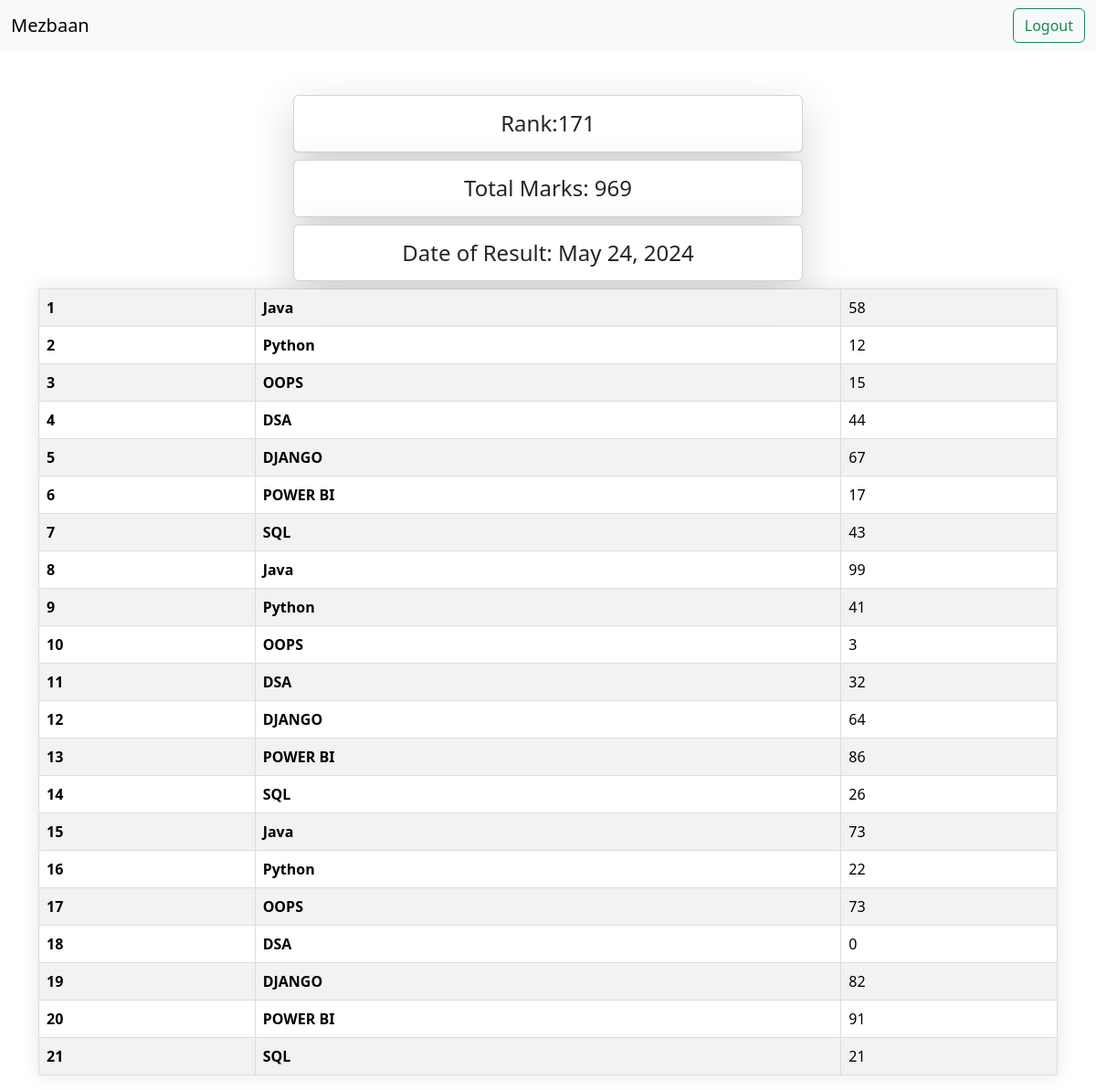
/see_marks/STU-0697, run on the app's committed database.
### vege/models.py (models this page shows, shortened)
class SubjectMarks(models.Model):
  student = models.ForeignKey(Student , related_name="studentmarks", on_delete=models.CASCADE)
  subject = models.ForeignKey(Subject, on_delete=models.CASCADE)
  marks = models.IntegerField()
  class Meta:
    unique_together = ['student', 'subject']

class Student(models.Model):
  department = models.ForeignKey(Department , related_name="depart", on_delete=models.CASCADE)
  student_id = models.OneToOneField(StudentID, related_name="studentid", on_delete=models.CASCADE)
  student_name = models.CharField(max_length=100)
  student_age = models.IntegerField(default=18)
  student_email = models.EmailField(unique=True)
  student_address = models.TextField()
  class Meta:
    ordering = ['student_name']
    verbose_name = 'student'

class ReportCard(models.Model):
  student = models.ForeignKey(Student , related_name="studentreportcard", on_delete=models.CASCADE)
  student_rank = models.IntegerField()
  date_of_reportCard_generation = models.DateField(auto_now_add=True)
  class Meta:
    unique_together = ['student_rank', 'date_of_reportCard_generation']

class Subject(models.Model):
  subject_name = models.CharField(max_length=100)

### vege/views.py (the view)
# urls.py: path('see_marks/<student_id>', see_marks , name = "see_marks"),
def see_marks(request, student_id):
  queryset = SubjectMarks.objects.filter(student__student_id__student_id= student_id)
  total_marks = queryset.aggregate(total_marks = Sum('marks'))
  return render(request, 'reports/see_marks.html', {'queryset': queryset , 'total_marks': total_marks})

### home/templates/reports/see_marks.html (shortened to what this page needs)
<!DOCTYPE html>
<html lang="en">
<head>
  <link href="https://cdn.jsdelivr.net/npm/bootstrap@5.3.3/dist/css/bootstrap.min.css" rel="stylesheet">
</head>
<body>
  <nav class="navbar bg-body-tertiary">
    <div class="container-fluid">
      <a class="navbar-brand">Mezbaan</a>
        <a href="/logout/" class="btn btn-outline-success" type="submit">Logout</a>
    </div>
  </nav>
  <div class="container mt-5">
    <h4 class="col-6 mx-auto card p-3 shadow-lg text-center">Rank:{{queryset.first.student.studentreportcard.first.student_rank}}</h4>
  <h4 class="col-6 mx-auto card p-3 shadow-lg text-center">Total Marks: {{total_marks.total_marks}} </h4>
    <table class="table table-striped">
      <h4 class="col-6 mx-auto card p-3 shadow-lg text-center">Date of Result: {{queryset.first.student.studentreportcard.first.date_of_reportCard_generation}}</h4>
      <tbody>
        {% for marks in queryset %}
        <tr>
          <th scope="row">{{forloop.counter}}</th>
          <td>
             <b> {{marks.subject.subject_name}} </b>
            </td>
          <td>{{marks.marks}}</td>
        </tr>
        {% endfor %}
      </tbody>
    </table>
    </div>
</body>
</html>

### home/templates/reports/see_marks.html (style rules this page uses)
body { background: url(https://i.pinimg.com/564x/ee/82/7b/ee827bd3d128d9c3a5f5eb9c334f6b36.jpg); }
table { border-collapse: collapse; overflow: hidden; box-shadow: 0 0 20px rgba(0,0,0,0.1); background-color: white; margin-bottom: 10px; }
th, td { padding: 15px; background-color: rgba(255,255,255,0.2); color: black; border: 1px solid #ddd; }
th { text-align: left; }

### data on the page
SubjectMarks: first.student.studentreportcard.first.student_rank "171", first.student.studentreportcard.first.date_of_reportCard_generation "May 24, 2024", subject.subject_name "Java", marks "58"
SubjectMarks: subject.subject_name "Python", marks "12"
SubjectMarks: subject.subject_name "OOPS", marks "15"
SubjectMarks: subject.subject_name "DSA", marks "44"
SubjectMarks: subject.subject_name "DJANGO", marks "67"
SubjectMarks: subject.subject_name "POWER BI", marks "17"
SubjectMarks: subject.subject_name "SQL", marks "43"
SubjectMarks: subject.subject_name "Java", marks "99"
SubjectMarks: subject.subject_name "Python", marks "41"
SubjectMarks: subject.subject_name "OOPS", marks "3"
SubjectMarks: subject.subject_name "DSA", marks "32"
SubjectMarks: subject.subject_name "DJANGO", marks "64"
SubjectMarks: subject.subject_name "POWER BI", marks "86"
SubjectMarks: subject.subject_name "SQL", marks "26"
SubjectMarks: subject.subject_name "Java", marks "73"
SubjectMarks: subject.subject_name "Python", marks "22"
SubjectMarks: subject.subject_name "OOPS", marks "73"
SubjectMarks: subject.subject_name "DSA", marks "0"
SubjectMarks: subject.subject_name "DJANGO", marks "82"
SubjectMarks: subject.subject_name "POWER BI", marks "91"
SubjectMarks: subject.subject_name "SQL", marks "21"

### other printed values
{{ total_marks.total_marks }} "969"
